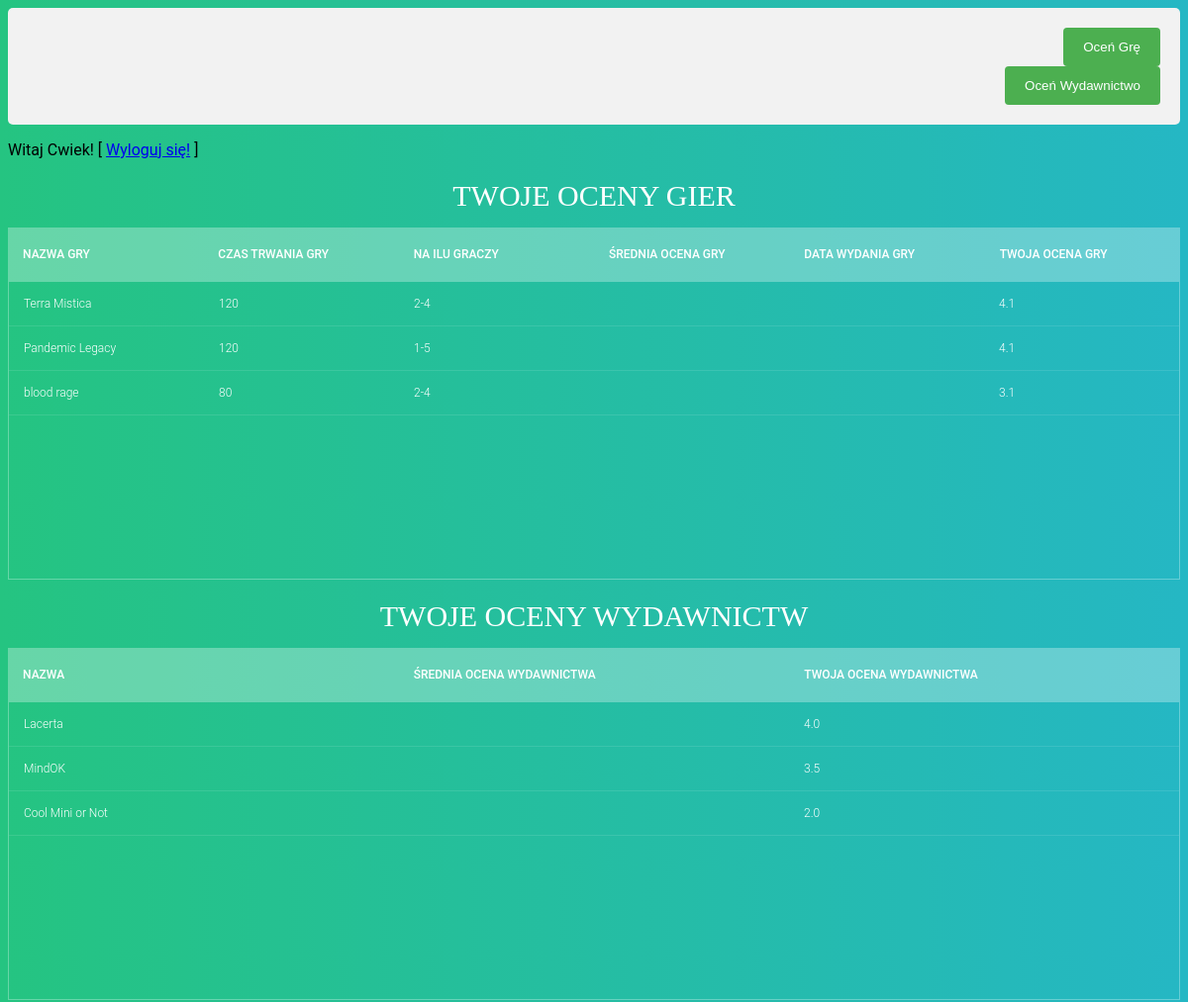
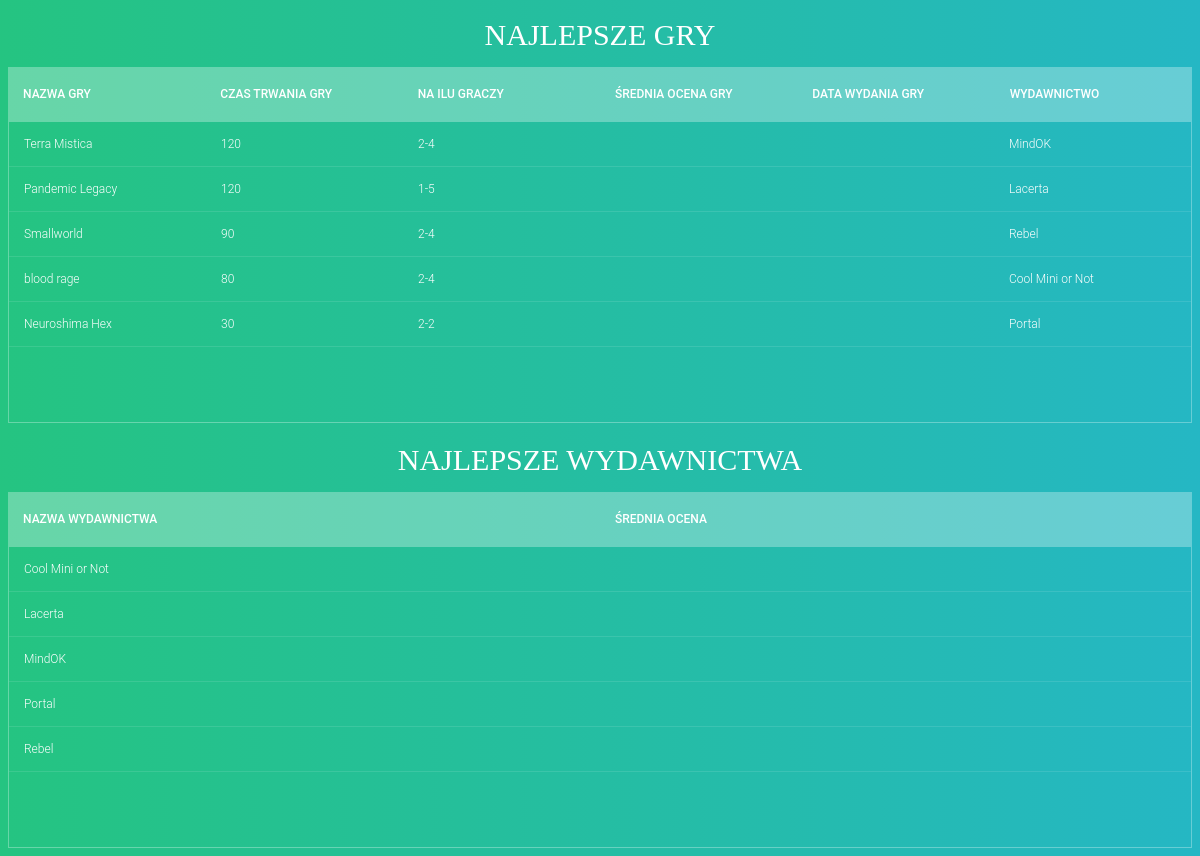
/aplikacja/strona_glowna.php (signed in), run on the app's committed database (2 pictures, top to bottom).
### tables this page shows
CREATE TABLE `OcenaGry`
(
  `idog` INT UNSIGNED NOT NULL AUTO_INCREMENT,
  `Ocena` DECIMAL(3,1) NOT NULL DEFAULT 0,
  `Data` TIMESTAMP NOT NULL DEFAULT CURRENT_TIMESTAMP,
  `g_id` INT UNSIGNED NOT NULL,
  `u_id` INT UNSIGNED NOT NULL,
  `Komentarz` VARCHAR(200),
  PRIMARY KEY (idog),
  FOREIGN KEY (g_id) REFERENCES Gra (idg)
    ON UPDATE CASCADE ON DELETE CASCADE,
  FOREIGN KEY (u_id) REFERENCES Uzytkownik (idu)
    ON UPDATE CASCADE ON DELETE CASCADE);

CREATE TABLE `Gra`
(
  `idg` INT UNSIGNED NOT NULL AUTO_INCREMENT,
  `Nazwa` VARCHAR(50) NOT NULL,
  `CzasTwrania` INT UNSIGNED,
  `MinOsob` INT DEFAULT 1,
  `MaxOsob` INT DEFAULT 2, 
  `SredniaOcen` DECIMAL(4,2),
  `w_id` INT UNSIGNED NOT NULL,
  `DataWydania` DATE,
  PRIMARY KEY (idg),
  FOREIGN KEY (w_id) REFERENCES Wydawnictwo (idw)
    ON UPDATE CASCADE ON DELETE CASCADE);

CREATE TABLE `OcenaWydawnictwa`
(
  `iduw` INT UNSIGNED NOT NULL AUTO_INCREMENT,
  `Ocena` DECIMAL(3,1) NOT NULL DEFAULT 0,
  `Data` TIMESTAMP NOT NULL DEFAULT CURRENT_TIMESTAMP,
  `w_id` INT UNSIGNED NOT NULL,
  `u_id` INT UNSIGNED NOT NULL,
  `Komentarz` VARCHAR(200),
  PRIMARY KEY (iduw),
  FOREIGN KEY (w_id) REFERENCES Wydawnictwo (idw)
    ON UPDATE CASCADE ON DELETE CASCADE,
  FOREIGN KEY (u_id) REFERENCES Uzytkownik (idu)
    ON UPDATE CASCADE ON DELETE CASCADE);

CREATE TABLE `Wydawnictwo`
(
  `idw` INT UNSIGNED NOT NULL PRIMARY KEY AUTO_INCREMENT,
  `Nazwa` VARCHAR(50) NOT NULL,
  `SredniaOcen` DECIMAL(4,2));

### aplikacja/strona_glowna.php (the view, shortened to what this page needs)
<!DOCTYPE HTML>
<html lang="pl">
<head>
    <link rel="stylesheet" type="text/css" href="style/mystyle.css">
    <link rel="stylesheet" type="text/css" href="style/tables.css">
</head>
    <body>
    <div class="container">
        <form action="ocenGre.php" method="POST">
            <div class="row">
                <input type="submit" name="ocenGre" value="Oceń Grę">
            </div>
        </form>
        <form action="ocenWydawnictwo.php" method="POST">
            <div class="row">
                <input type="submit" name="ocenWydawnictwo" value="Oceń Wydawnictwo">
            </div>
        </form>
    </div>
    <?php
        echo "<p>Witaj ".$_SESSION['nick'].'! [ <a href="wyloguj.php">Wyloguj się!</a> ]</p>';
        require_once "connection.php";
        try
        {
            $link = new mysqli($host, $user, $pass, $data_base);
            if($link->connect_errno!=0)
                throw new Exception(mysqli_connect_errno());
            else
            {
                $idu = $_SESSION['idu'];
                if($result = $link->query(
                    sprintf("SELECT DISTINCT
                    * FROM Uzytkownik LEFT JOIN OcenaGry ON(idu=u_id) JOIN Gra ON(idg=g_id) WHERE idu='$idu' ORDER BY Ocena DESC")))
                    {
                        echo '<h1>Twoje Oceny Gier</h1>
                        <div class="tbl-header">
                        <table cellpadding="0" cellspacing="0" border="0">
                          <thead>
                            <tr>
                              <th>Nazwa Gry</th>
                              <th>Czas Trwania Gry</th>
                              <th>Na ilu graczy</th>
                              <th>Średnia ocena Gry</th>
                              <th>Data wydania Gry</th>
                              <th>Twoja ocena Gry</th>
                            </tr>
                          </thead>
                        </table>
                      </div>';
                      echo '<div class="tbl-content">
                      <table cellpadding="0" cellspacing="0" border="0">
                        <tbody>';
                      while($row = $result->fetch_assoc())
                      {
                        echo '<tr>
                        <td>'.$row['Nazwa'].'</td>
                        <td>'.$row['CzasTwrania'].'</td>
                        <td>'.$row['MinOsob'].'-'.$row['MaxOsob'].'</td>
                        <td>'.$row['SredniaOcen'].'</td>
                        <td>'.$row['DataWydania'].'</td>
                        <td>'.$row['Ocena'].'</td>
                        </tr>';
                      }
                      echo ' </tbody>
                      </table>
                    </div>';
                    }
                else
                    throw new Exception($link->error);
                $idu = $_SESSION['idu'];
                if($result = $link->query(
                    sprintf("SELECT DISTINCT
                    * FROM Uzytkownik LEFT JOIN OcenaWydawnictwa ON(idu=u_id) JOIN Wydawnictwo ON(idw=w_id) WHERE idu='$idu' ORDER BY Ocena DESC")))
                    {
                        echo '<h1>Twoje Oceny Wydawnictw</h1>
                        <div class="tbl-header">
                        <table cellpadding="0" cellspacing="0" border="0">
                            <thead>
                            <tr>
                                <th>Nazwa</th>
                                <th>Średnia ocena Wydawnictwa</th>
                                <th>Twoja ocena Wydawnictwa</th>
                            </tr>
                            </thead>
                        </table>
                        </div>';
                        echo '<div class="tbl-content">
                        <table cellpadding="0" cellspacing="0" border="0">
                        <tbody>';
                        while($row = $result->fetch_assoc())
                        {
                        echo '<tr>
                        <td>'.$row['Nazwa'].'</td>
                        <td>'.$row['SredniaOcen'].'</td>
                        <td>'.$row['Ocena'].'</td>
                        </tr>';
                        }
                        echo ' </tbody>
                        </table>
                    </div>';
                    }
                else
                    throw new Exception($link->error);
                if($result = $link->query(
                    sprintf("SELECT DISTINCT
                    * FROM Gra JOIN Wydawnictwo ON(w_id=idw)
                    ORDER BY Gra.SredniaOcen DESC")))
                    {
                        echo '<h1>Najlepsze gry</h1>
                        <div class="tbl-header">
                        <table cellpadding="0" cellspacing="0" border="0">
                          <thead>
                            <tr>
                              <th>Nazwa Gry</th>
                              <th>Czas Trwania Gry</th>
                              <th>Na ilu graczy</th>
                              <th>Średnia ocena Gry</th>
                              <th>Data wydania Gry</th>
                              <th>Wydawnictwo</th>
                            </tr>
                          </thead>
                        </table>
                      </div>';
                      echo '<div class="tbl-content">
                      <table cellpadding="0" cellspacing="0" border="0">
                        <tbody>';
                      while($row = $result->fetch_row())
                      {
                        echo '<tr>
                        <td>'.$row[1].'</td>
                        <td>'.$row[2].'</td>
                        <td>'.$row[3].'-'.$row[4].'</td>
                        <td>'.$row[5].'</td>
                        <td>'.$row[7].'</td>
                        <td>'.$row[9].'</td>
                        </tr>';
                      }
                      echo ' </tbody>
                      </table>
                    </div>';
                    }
                    else
                    throw new Exception($link->error);
            }
            if($result = $link->query(
                sprintf("SELECT DISTINCT
                * FROM Wydawnictwo
                ORDER BY SredniaOcen DESC")))
                {
                    echo '<h1>Najlepsze wydawnictwa</h1>
                    <div class="tbl-header">
                    <table cellpadding="0" cellspacing="0" border="0">
                      <thead>
                        <tr>
                          <th>Nazwa Wydawnictwa</th>
                          <th>Średnia ocena</th>
                        </tr>
                      </thead>
                    </table>
                  </div>';
                  echo '<div class="tbl-content">
                  <table cellpadding="0" cellspacing="0" border="0">
                    <tbody>';
                  while($row = $result->fetch_row())
                  {
                    echo '<tr>
                    <td>'.$row[1].'</td>
                    <td>'.$row[2].'</td>
                    </tr>';
                  }
                  echo ' </tbody>
                  </table>
                </div>';
                }
                else
                throw new Exception($link->error);
        }
        catch(Exception $e)
        {
            echo '<span stype="color:red;"Błąd serwera, przepraszam za niedogodności i proszę spróbować sie zalogować w innym czasie!</span>';
            echo '<br />INFORMACJA DEVELOPERSKA: '.$e;
        }
    ?>
    </body>
</html>

### aplikacja/style/mystyle.css (style rules this page uses)
input[type=submit] { background-color: #4CAF50; color: white; padding: 12px 20px; border: none; border-radius: 4px; cursor: pointer; float: right; }
.container { border-radius: 5px; background-color: #f2f2f2; padding: 20px; }
.row:after { content: ""; display: table; clear: both; }
h1 { color: black; font-family: verdana; font-size: 300%; }

### aplikacja/style/tables.css (style rules this page uses)
h1 { font-size: 30px; color: #fff; text-transform: uppercase; font-weight: 300; text-align: center; margin-bottom: 15px; }
table { width:100%; table-layout: fixed; }
.tbl-header { background-color: rgba(255,255,255,0.3); }
.tbl-content { height:300px; overflow-x:auto; margin-top: 0px; border: 1px solid rgba(255,255,255,0.3); }
th { padding: 20px 15px; text-align: left; font-weight: 500; font-size: 12px; color: #fff; text-transform: uppercase; }
td { padding: 15px; text-align: left; vertical-align:middle; font-weight: 300; font-size: 12px; color: #fff; border-bottom: solid 1px rgba(255,255,255,0.1); }
body { background: -webkit-linear-gradient(left, #25c481, #25b7c4); background: linear-gradient(to right, #25c481, #25b7c4); font-family: 'Roboto', sans-serif; }

### data on the page
ocenagry: g.Nazwa "Terra Mistica", g.CzasTwrania "120", g.MinOsob "2", g.MaxOsob "4", Ocena "4.1"
ocenagry: g.Nazwa "Pandemic Legacy", g.CzasTwrania "120", g.MinOsob "1", g.MaxOsob "5", Ocena "4.1"
ocenagry: g.Nazwa "blood rage", g.CzasTwrania "80", g.MinOsob "2", g.MaxOsob "4", Ocena "3.1"
ocenawydawnictwa: w.Nazwa "Lacerta", Ocena "4.0"
ocenawydawnictwa: w.Nazwa "MindOK", Ocena "3.5"
ocenawydawnictwa: w.Nazwa "Cool Mini or Not", Ocena "2.0"
gra: Nazwa "Terra Mistica", CzasTwrania "120", MinOsob "2", MaxOsob "4", w.Nazwa "MindOK"
gra: Nazwa "Pandemic Legacy", CzasTwrania "120", MinOsob "1", MaxOsob "5", w.Nazwa "Lacerta"
gra: Nazwa "Smallworld", CzasTwrania "90", MinOsob "2", MaxOsob "4", w.Nazwa "Rebel"
gra: Nazwa "blood rage", CzasTwrania "80", MinOsob "2", MaxOsob "4", w.Nazwa "Cool Mini or Not"
gra: Nazwa "Neuroshima Hex", CzasTwrania "30", MinOsob "2", MaxOsob "2", w.Nazwa "Portal"
wydawnictwo: Nazwa "Cool Mini or Not"
wydawnictwo: Nazwa "Lacerta"
wydawnictwo: Nazwa "MindOK"
wydawnictwo: Nazwa "Portal"
wydawnictwo: Nazwa "Rebel"

### other printed values
$_SESSION['nick'] "Cwiek"
